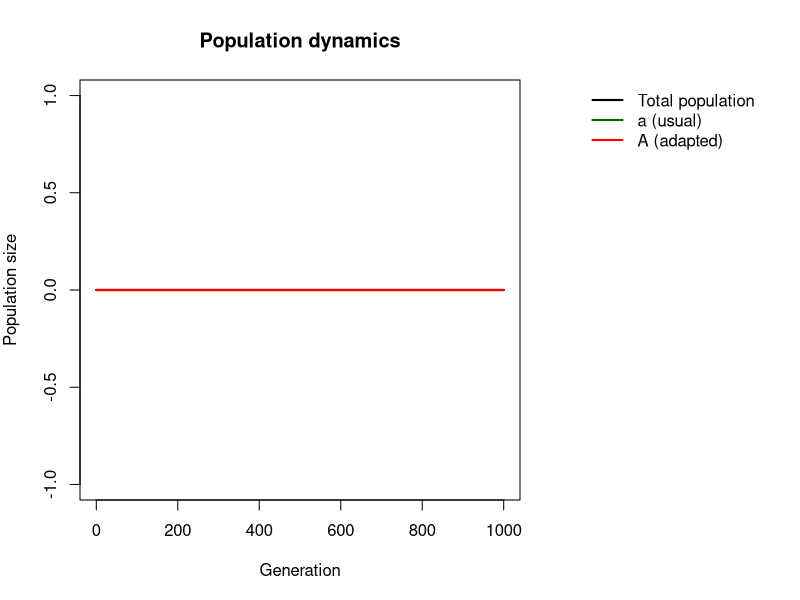
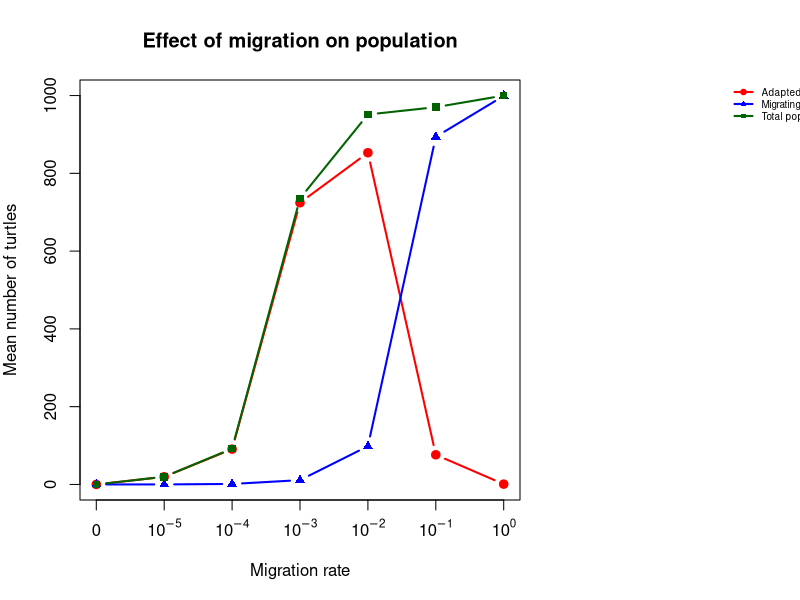

Write R code to recreate these figures, in order.
## ---- chunk 1
# FUNCTION 1: SIMULATE ONE GENERATION

# The model includes two turtle types:
# a = usual turtles, which are affected by warming
# A = adapted turtles, which have a relative growth advantage

simulate_one_gen <- function(N_a, N_A, decay_rate, sel_coeff, mut_rate, mig_rate, N_source_a, carrying_capacity = 1000) {

# STEP 1: Generate offspring for each turtle type

# For type a, the expected number of offspring is reduced
# by the warming-related decay rate.
# For type A, offspring production depends on its current population, its selection advantage, warming and how close the total population is to carrying capacity.
  offsp_a <- rpois(1, N_a * (1 - decay_rate))
  offsp_A <- rpois(1, N_A + N_A * (sel_coeff - decay_rate) * (1 - (N_a + N_A) / carrying_capacity))

# Calculate the total number of offspring of both types.
  offsp_total <- offsp_A + offsp_a

# If the total exceeds carrying capacity, randomly retain individuals until the population is within the limit.
  if (offsp_total > carrying_capacity) 
    {
    
    offsp_a <- rbinom(1, carrying_capacity, offsp_a / offsp_total)

# The remaining individuals belong to type A.
    offsp_A <- carrying_capacity - offsp_a
  }

# STEP 2: Simulate mutation from type a to type A

# The expected number of mutations depends on the number of type-a offspring and the mutation rate.
  mut_a_to_A <- rpois(1, offsp_a * mut_rate)

# STEP 3: Simulate immigration from the source beach

# The number of immigrants is determined by the source population size and the migration rate.
# In this model, immigrants are type a, not type A.
  mig_a <- rpois(1, N_source_a * mig_rate)

# STEP 4: Calculate the population sizes in the next generation

# Type a loses individuals through mutation but gains individuals through immigration.
  N_a_new <- offsp_a - mut_a_to_A + mig_a

# Type A gains the individuals that mutated from type a.
# Existing type-A offspring remain part of this population.
  N_A_new <- offsp_A + mut_a_to_A

# Apply carrying capacity after immigration.
N_total_new <- N_a_new + N_A_new

if (N_total_new > carrying_capacity) {
  N_a_new <- rbinom(1, carrying_capacity,
                   N_a_new / N_total_new)
  N_A_new <- carrying_capacity - N_a_new
}
  
# Return the updated populations for the next generation.
  return(c(
    N_a = N_a_new,
    N_A = N_A_new
  ))

}

print(simulate_one_gen(N_a = 100, N_A = 0, decay_rate = 0.1, sel_coeff = 0.2, mut_rate = 0.01, mig_rate = 0.05, N_source_a = 1000, carrying_capacity = 1000))

## ---- chunk 2
# FUNCTION 2: SIMULATE THE POPULATION

# This function simulates how the populations of type a and type A change over several generations.

# It uses simulate_one_gen() to calculate the population in the next generation and saves the results at every step.

simulate_pop <- function(N_init_a, N_init_A, decay_rate, sel_coeff,
                         mut_rate, mig_rate, N_source_a, t_max,
                         carrying_capacity = 1000) {

# Store the initial population.
# The simulation starts with N_init_a usual turtles and N_init_A adapted turtles.
  pop_vector <- c(N_init_a, N_init_A)

# Store the current population.
# This vector is updated at every generation.
  pop_new <- c(N_init_a, N_init_A)

# Run the simulation for t_max generations.
# seq_len(t_max) produces the numbers from 1 to t_max.
  for (i in seq_len(t_max)) {

# Simulate the next generation using Function 1.
# pop_new[1] is the current number of a turtles.
# pop_new[2] is the current number of A turtles.
# The other describe warming, selection, mutation, migration and carrying capacity.
    pop_new <- simulate_one_gen(
      pop_new[1], pop_new[2],
      decay_rate, sel_coeff, mut_rate,
      mig_rate, N_source_a, carrying_capacity
    )

# Add the newly calculated population as a new row.
# This stores the population sizes for every generation, rather than keeping only the final result.
    pop_vector <- rbind(pop_vector, pop_new)
  }

# Label the rows with their generation numbers.
# The first row is generation 0, which contains the initial population. The last row corresponds to generation t_max.
  rownames(pop_vector) <- 0:(nrow(pop_vector) - 1)

# Name the two columns according to the turtle types.
# Generations remain row names; they are not a population column.
  colnames(pop_vector) <- c("a", "A")

# Return the complete population trajectory.
# The result contains two columns (a and A) and one row for the initial population and every simulated generation.
  return(pop_vector)
}


# MODEL PARAMETERS

# Set the number of generations to simulate.
# The model will calculate generations 1 to 1000 after
# starting with the initial population at generation 0.
max_gen <- 1000


# PLOT 1: GENERATION VS POPULATION SIZE

# Run the population simulation with the chosen parameters.
output <- simulate_pop(
  N_init_a = 0,          # Initial number of usual turtles
  N_init_A = 0,             # Initially, there are no adapted turtles
  decay_rate = 0.1,         # Negative effect of warming
  sel_coeff = 0.2,          # Relative growth advantage of type A
  mut_rate = 0.001,         # Mutation rate from a to A
  mig_rate = 0,          # Migration rate from the source beach
  N_source_a = 1000,        # Number of turtles in the source population
  t_max = max_gen,          # Number of generations to simulate
  carrying_capacity = 1000  # Maximum population size for the offspring step
)

# Create a separate display table.
# The row names from output are shown in a column named Generations.
# This does not change the original output matrix.
output_table <- data.frame(
  Generations = as.integer(rownames(output)),
  a = output[, "a"],
  A = output[, "A"]
)

# Print the last six generations, including generation 1000.
print(tail(output_table), row.names = FALSE)


# GENERATION NUMBERS FOR PLOT 1

# Create the generation numbers for the x-axis.
# There are 1001 population records, from generation 0 to 1000.
x_range <- 0:(nrow(output) - 1)

## ---- chunk 3
# Leave space on the right for the legend
par(mar = c(5, 4, 4, 14), xpd = NA)

# Total population
plot(
  x_range, rowSums(output),
  type = "l",
  col = "black",
  lwd = 2,
  ylim = c(0, max(rowSums(output))),
  xlab = "Generation",
  ylab = "Population size",
  main = "Population dynamics"
)

# Type a and type A
lines(x_range, output[, "a"], col = "darkgreen", lwd = 2)
lines(x_range, output[, "A"], col = "red", lwd = 2)

# Legend OUTSIDE the plot, on the right
legend(
  "topright",
  inset = c(-0.55, 0),
  legend = c("Total population", "a (usual)", "A (adapted)"),
  col = c("black", "darkgreen", "red"),
  lty = 1,
  lwd = 2,
  bty = "n",
  xpd = NA
)

# Restore the standard margins
par(mar = c(5, 4, 4, 2), xpd = FALSE)

## ---- chunk 4
# PLOTS 2: EFFECT OF MIGRATION

# Migration rates to compare
migration_rates <- c(0, 10^seq(-5, 0, by = 1))

# Repeat simulations to account for random variation
n_replicates <- 100

# Store the mean results for each migration rate
adapted_A <- numeric(length(migration_rates))
mig_a <- 1000 * migration_rates # Expected number of migrating turtles per generation
population_size <- numeric(length(migration_rates))


for (j in seq_along(migration_rates)) {

  # Store the final results of repeated simulations
  results <- matrix(NA_real_, nrow = n_replicates, ncol = 3)

  for (rep in seq_len(n_replicates)) {

    sim <- simulate_pop(
      N_init_a = 0,
      N_init_A = 0,
      decay_rate = 0.1,
      sel_coeff = 0.2,
      mut_rate = 0.001,
      mig_rate = migration_rates[j], 
      N_source_a = 1000,
      t_max = max_gen,
      carrying_capacity = 1000
    )

# Number of A and a turtles at the final generation
    results[rep, 1] <- sim[nrow(sim), "A"]
    
    results[rep, 2] <- sim[nrow(sim), "a"]
    
# Total population at the final generation
    results[rep, 3] <- sum(sim[nrow(sim), ])
  }

# Calculate the mean across replicate simulations
  adapted_A[j] <- mean(results[, 1])
  mig_a [j] <- mean(results[, 2])
  population_size[j] <- mean(results[, 3])
}

# PLOT 2: MIGRATION VS POPULATION TYPES AND TOTAL POPULATION

# Leave space on the right for the legend
par(mar = c(5, 4, 4, 14), xpd = NA)

matplot(
  seq_along(migration_rates),
  cbind(adapted_A, mig_a, population_size),
  type = "b",, xaxt = "n",  # Show points connected by lines # 
  pch = c(19, 17, 15),   # Use filled circle points
  col = c("red", "blue", "darkgreen"),
  lty = 1,
  lwd = 2,  # Set line width
  ylim = range(c(adapted_A, mig_a, population_size)),
  xlab = "Migration rate",
  ylab = "Mean number of turtles",
  main = "Effect of migration on population"
)
axis(
  side = 1,
  at = seq_along(migration_rates),
  labels = expression(0, 10^{-5}, 10^{-4}, 10^{-3},
                      10^{-2}, 10^{-1}, 10^{0})
)

legend(
  "topright",
  inset = c(-0.80, 0),cex = 0.6,
  legend = c("Adapted turtles (A)", "Migrating turtles (a)", "Total population (a + A)"),
  col = c("red", "blue", "darkgreen"),
  pch = c(19, 17, 15),
  lty = 1,
  lwd = 2,
  bty = "n",
  xpd = NA
)

# Restore the standard plotting margins, leave space on the right for the legend, if needed.
par(mar = c(5, 4, 4, 2), xpd = FALSE)

## ---- chunk 5
# Calculate Frequencies
# Calculate the total local population at each generation
N_total <- output[, "a"] + output[, "A"]

# Calculate the frequency of type a
freq_a <- ifelse(
  N_total > 0,
  output[, "a"] / N_total,
  NA
)

# Calculate the frequency of type A
freq_A <- ifelse(
  N_total > 0,
  output[, "A"] / N_total,
  NA
)

# Store the results in a data frame
frequency_output <- data.frame(
  Generations = 0:(nrow(output) - 1),
  N_total = N_total,
  freq_a = freq_a,
  freq_A = freq_A
)

# Display the frequency results
print(frequency_output)
